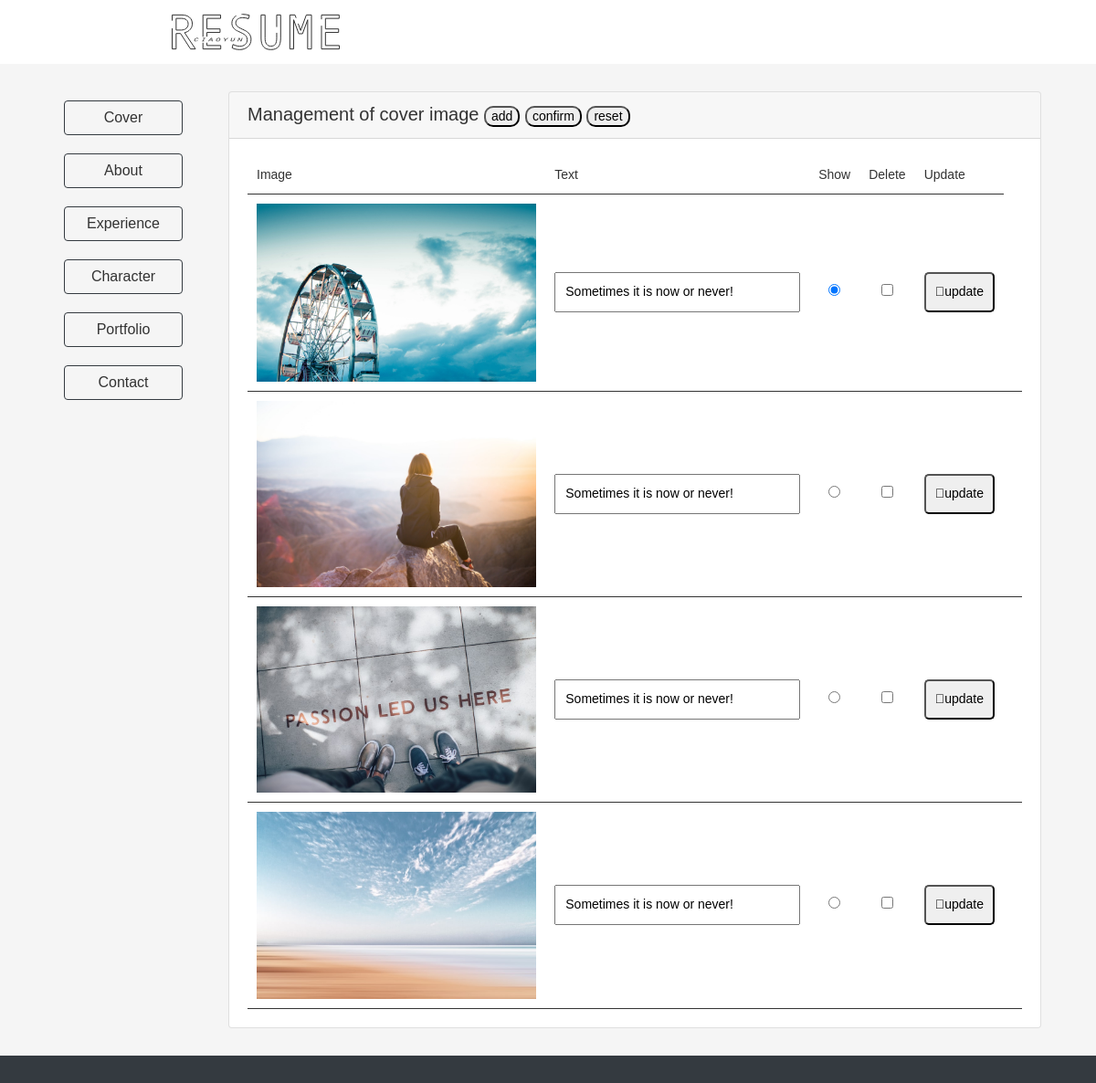
The app's page /admin.php with its own data.
### tables this page shows
CREATE TABLE `cover` (
  `id` int(10) UNSIGNED NOT NULL,
  `file` text NOT NULL,
  `text` text NOT NULL,
  `sh` int(1) NOT NULL DEFAULT 0
);

### connect.php (called while the page is built, shortened)
<?php
$dsn = "mysql:host=localhost; charset=utf8; dbname=resume";
$pdo = new PDO($dsn,'root','iamdoris19930303');
function all($table,...$arg) {
    global $pdo;
    $sql = "select * from $table";
    return $pdo->query($sql)->fetchAll();
}
?>

### admin/cover.php (the view)
<?php
include_once "connect.php";
?>
<form action="./api/cover.php" method="post">
<div class="card">
    <h5 class="card-header">Management of cover image
    <span>
        <input type="button" value="add" onclick="op('#cover','#cvr','./view/coveradd.php')">
        <input type="submit" value="confirm">
        <input type="reset" value="reset">
    </span>
    </h5>
    <div class="card-body">
    <table>
        <tr>
            <td width="45%">Image</td>
            <td width="40%">Text</td>
            <td width="5%">Show</td>
            <td width="5%">Delete</td>
            <td width="5%">Update</td>
        </tr>
    <?php
    $cover = all("cover");
    foreach($cover as $c) {
    ?>
        <tr id="covertr">
            <td><img src="./img/<?=$c['file'];?>" style="width:100%"></td>
            <td><input type="text" name="text[]" value="<?=$c['text'];?>"></td>
            <td><input type="radio" name="sh" value="<?=$c['id'];?>" <?=($c['sh']==1)?"checked":"";?>></td>
            <td><input type="checkbox" name="del[]" value="<?=$c['id'];?>"></td>
            <td><input type="button" value="update" onclick="op('#cover','#cvr','./view/update_cover.php?id=<?=$c['id'];?>')" style="border-radius:5px"></td>
            <td><input type="hidden" name="id[]" value="<?=$c['id'];?>"></td>
        </tr>
    <?
    }
    ?>
    </table>
    </div>
</div>
</form>

### admin.php (shortened to what this page needs)
<!DOCTYPE html>
<html lang="en">
<head>
    <link rel="stylesheet" href="./cssjs/bootstrap.min.css">
    <link rel="stylesheet" href="./cssjs/all.min.css">
</head>
<body>
    <div id="header">
        <div id="topbar">
            <div class="logo">
                <a href="index.php"><img src="./svg/resume_logo.svg" alt="resume_logo"></a>
            </div>
        </div>
    </div>
    <div class="container">
        <div class="row">
            <div class="col-2 item">
                <button type="button" class="btn btn-outline-dark col-12"><a href="?do=cover">Cover</a></button>
                <button type="button" class="btn btn-outline-dark col-12"><a href="?do=about">About</a></button>
                <button type="button" class="btn btn-outline-dark col-12"><a href="?do=experience">Experience</a></button>
                <button type="button" class="btn btn-outline-dark col-12"><a href="?do=character">Character</a></button>
                <button type="button" class="btn btn-outline-dark col-12"><a href="?do=portfolio">Portfolio</a></button>
                <button type="button" class="btn btn-outline-dark col-12"><a href="?do=contact">Contact</a></button>
            </div>
            <div class="col-10 item" style="overflow:auto">
                <?php
                $do = (!empty($_GET['do']))?$_GET['do']:"cover";
                $path = "./admin/" . $do . ".php";
                if(file_exists($path)) {
                    include $path;
                }else {
                    include "./admin/cover.php";
                }
                ?>
            </div>
        </div>
    </div>
    <div class="container-fulid bg-dark" style="height: 30px">
    </div>
</body>
</html>

### admin.php (style rules this page uses)
body { font-family: "Gotham SSm A", "Gotham SSm B", "PingFang TC", "Microsoft JhengHei", "PMingLiU", sans-serif; box-sizing: border-box; margin: 0; padding: 0; font-size: 14px; line-height: 1.42857; color: #333; background: #F5F5F5; }
a { display: block; width: 100%; height: 100%; color: #333; }
table td { padding: 10px; border-bottom: 1px solid #333; }
table input { width: 600px; padding: 10px; }
span input { border-radius: 10px; font-size: 14px; }
#covertr input { width: 100%; padding: 10px; }
#header { width: 100vw; height: 70px; background: white; position: fixed; z-index: 999; }
#topbar { width: 70%; height: 100%; margin: 0 auto; position: relative; }
.logo { width: 200px; height: 70px; position: absolute; left: 0; }
.item { height: calc(100vh - 100px); padding: 30px; }
.row { padding-top: 70px; }
.col-2 { padding-top: 30px; }
.col-2 button { margin: 10px; }

### records on screen
cover: file (picture), text "Sometimes it is now or never!", sh "☑"
cover: file (picture), text "Sometimes it is now or never!"
cover: file (picture), text "Sometimes it is now or never!"
cover: file (picture), text "Sometimes it is now or never!"
